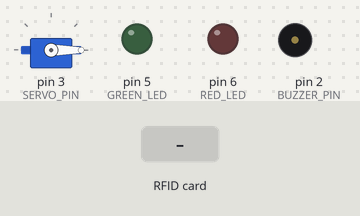
A sketch run on a simulated Arduino Uno, built with avr-gcc and run on an emulated ATmega328P. On the bench: servo, output pins drawn as LEDs (lit = HIGH), buzzer (waves = sounding). The inputs (shaded band) are chosen by the test bench. Pins used as bus, display or sensor lines are not drawn; what the sketch prints to the serial monitor is not drawn.

Above: at 1.2 s.
1.3 s: RFID card 5E 7A 19 C4 held to the reader
At 1.6 s:
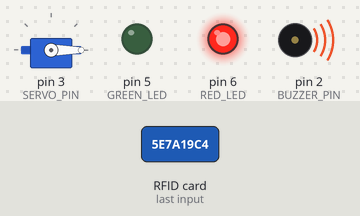
3.4 s: RFID card 01 02 03 04 held to the reader
At 4.3 s:
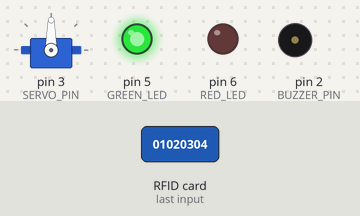
Timing chart, 0 to 8.1 s (numbered marks = the images above; inputs shaded):
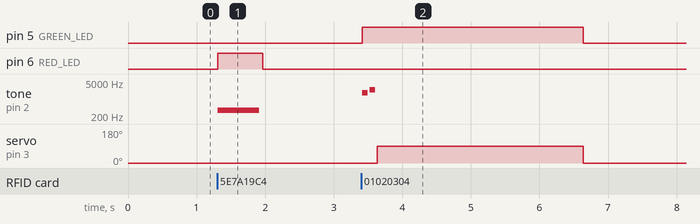

The sketch:

sketch.ino
```cpp
/*
  RFID Door Lock — Wokwi simulator
  Arduino Uno + MFRC522 + servo latch + buzzer + status LEDs

  This is the no-hardware version of the project:
  - the servo stands in for the 12V solenoid latch
  - the MFRC522 control panel provides virtual RFID cards
  - the Blue Card (UID 01 02 03 04) is authorized
  - all other cards are denied

  Circuito.io wiring for the real build is in the parent README.
*/

#include <SPI.h>
#include <MFRC522.h>
#include <Servo.h>

#define SS_PIN     10
#define RST_PIN     9
#define SERVO_PIN   3
#define BUZZER_PIN  2
#define GREEN_LED   5
#define RED_LED     6

const byte AUTHORIZED_UID[] = {0x01, 0x02, 0x03, 0x04};  // Blue Card
const unsigned long UNLOCK_MS = 3000;
const int LOCKED_ANGLE = 0;
const int UNLOCKED_ANGLE = 90;

MFRC522 rfid(SS_PIN, RST_PIN);
Servo lockServo;

void printUid(byte *uid, byte size) {
  for (byte i = 0; i < size; i++) {
    Serial.print(uid[i] < 0x10 ? " 0" : " ");
    Serial.print(uid[i], HEX);
  }
}

bool isAuthorized(byte *uid, byte size) {
  if (size != sizeof(AUTHORIZED_UID)) {
    return false;
  }
  for (byte i = 0; i < size; i++) {
    if (uid[i] != AUTHORIZED_UID[i]) {
      return false;
    }
  }
  return true;
}

void grantAccess() {
  Serial.println(F("ACCESS GRANTED"));
  digitalWrite(GREEN_LED, HIGH);
  digitalWrite(RED_LED, LOW);

  tone(BUZZER_PIN, 1800, 80);
  delay(110);
  tone(BUZZER_PIN, 2400, 80);
  delay(110);

  lockServo.write(UNLOCKED_ANGLE);
  delay(UNLOCK_MS);
  lockServo.write(LOCKED_ANGLE);

  digitalWrite(GREEN_LED, LOW);
  Serial.println(F("LOCKED"));
}

void denyAccess() {
  Serial.println(F("ACCESS DENIED"));
  digitalWrite(RED_LED, HIGH);
  digitalWrite(GREEN_LED, LOW);

  tone(BUZZER_PIN, 350, 600);
  delay(650);
  digitalWrite(RED_LED, LOW);
}

void setup() {
  Serial.begin(115200);

  pinMode(GREEN_LED, OUTPUT);
  pinMode(RED_LED, OUTPUT);
  pinMode(BUZZER_PIN, OUTPUT);
  digitalWrite(GREEN_LED, LOW);
  digitalWrite(RED_LED, LOW);

  lockServo.attach(SERVO_PIN);
  lockServo.write(LOCKED_ANGLE);

  SPI.begin();
  rfid.PCD_Init();

  Serial.println(F("RFID Door Lock — Wokwi"));
  Serial.println(F("Tap the BLUE CARD (UID 01 02 03 04)"));
  Serial.println(F("Other cards are denied."));

  byte version = rfid.PCD_ReadRegister(MFRC522::VersionReg);
  Serial.print(F("MFRC522 version: 0x"));
  Serial.println(version, HEX);
  if (version == 0x00 || version == 0xFF) {
    Serial.println(F("RFID reader not detected. Check wiring."));
  }

  Serial.println(F("Ready."));
}

void loop() {
  if (!rfid.PICC_IsNewCardPresent()) {
    return;
  }
  if (!rfid.PICC_ReadCardSerial()) {
    return;
  }

  Serial.print(F("Card UID:"));
  printUid(rfid.uid.uidByte, rfid.uid.size);
  Serial.println();

  if (isAuthorized(rfid.uid.uidByte, rfid.uid.size)) {
    grantAccess();
  } else {
    denyAccess();
  }

  rfid.PICC_HaltA();
  rfid.PCD_StopCrypto1();
  delay(800);
}
```

Measured:
- after the input at 1.3 s, pin 6 (RED_LED): LOW → HIGH at once, → LOW 0.65 s later; tone on pin 2 (BUZZER_PIN): silent → 350 Hz at once, → silent 0.60 s later
- after the input at 3.4 s, pin 5 (GREEN_LED): LOW → HIGH at once, → LOW 3.2 s later; tone on pin 2 (BUZZER_PIN): silent → 1800 Hz at once, → silent 0.08 s later, → 2400 Hz 0.03 s later, → silent 0.08 s later; servo on pin 3 (SERVO_PIN): 0° → 90° after 0.24 s, → 0° 3.0 s later
